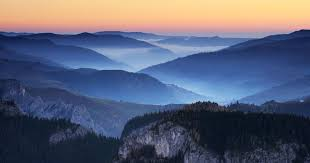
#> input picture Nature.jpg, 310 x 163 px
$ jupyter execute --allow-errors Ex7_1Solution.ipynb
#> lines starting #> are read from the running program, lines starting #| are printed output that depends on the picture
# Hands-On Exercise 7.1:
# Cluster Analysis on Structured Data With Python
***

## Objectives

#### In this exercise, you will perform cluster analysis on structured data using Python. This exercise allows you to find natural grouping within the data set using a number of attributes and distance measures. The goal is to show you how clustering can be used to divide a data set into previously unknown groupings.

### Overview

You will work on a data set called Iris that is included with the datasets package. You will:<br>
● Assess what might be an appropraite number of clusters<br>
● Cluster the data using a distance measure<br>
● Evaluate the resulting clusters<br><br>

**Major Step: Data loading and text preprocessing**

1. ❏ Import the **pandas** and **numpy** libraries<br><br>
*Hint: Use pd and np as aliases*

[cell 1]
import pandas as pd
import numpy as np

2. ❏ Import **cluster** from **sklearn**

[cell 2]
from sklearn import cluster

3. ❏ Import the **iris** data set from the **iris.csv** file and preview the first few rows using the **.head()** method

#> (a cell that did not finish here is left out)

4. ❏ Remove the species attribute and convert it to a numpy array <br>

#> (a cell that did not finish here is left out)

5. ❏ Apply clustering to the data using K-Means with a clustering value of 3.

[cell 5]
k_means = cluster.KMeans(n_clusters=3)
#> (the rest of this cell did not finish here and is left out)

6. ❏ View the assigned labels using the **.labels_** attribute

#> (a cell that did not finish here is left out)

7. ❏ View the cluster centers using the **.cluster_centers_** attribute

#> (a cell that did not finish here is left out)

8. ❏ Import **pyplot** from **matplotlib**

[cell 8]
from matplotlib import pyplot

9. ❏ Plot the three clusters, using two attributes at a time (eg. 0 and 1) and plot the centroids of the three clusters

#> (a cell that did not finish here is left out)

10. ❏ Import the **dendrogram** and **linkage** functions from **scipy.cluster.hierarchy**

[cell 10]
from scipy.cluster.hierarchy import dendrogram, linkage

11. ❏ Using a **ward** agglomeration technique, build a dendrogram to visualize the clusters hierarchically

#> (a cell that did not finish here is left out)

12. ❏ How many natural clusters do you think there are?

<br><br>

**If you have time, you may like to examine and run the demo code below which uses the KMeans Clustering Algorithm to segment an image. Image Segmentation is the process of assigning a label to every pixel in an image. Segmentation is used in object detection, medical imaging, facial recognition and many other applications.**<br><br>

13. ❏ Import packages and image

[cell 12]
import numpy as np
import cv2
import matplotlib.pyplot as plt
original_image = cv2.imread("Nature.jpg")
#> original_image is the input picture: shape (163, 310, 3); mean B, G, R 119.3, 97.2, 91.3
original_image.shape
#> Out = (163, 310, 3)

14. ❏ Pre-process the image

[cell 13]
img=cv2.cvtColor(original_image,cv2.COLOR_BGR2RGB) # convert image to RGB color for matplotlib
vectorized = img.reshape((-1,3))  # vectorize the image
vectorized = np.float32(vectorized)          # and convert to float32 (required for kmeans)

15. ❏ Cluster the colors using OpenCV's **kmeans** algorithm<br>
Documentation: https://docs.opencv.org/2.4/modules/core/doc/clustering.html

[cell 14]
criteria = (cv2.TERM_CRITERIA_EPS + cv2.TERM_CRITERIA_MAX_ITER, 10, 1.0)
K = 4          # No. of clusters to find
attempts=10    # No. of times to iterate through the algorithm
ret,label,center=cv2.kmeans(vectorized,K,None,criteria,attempts,cv2.KMEANS_PP_CENTERS)
#> ret = 46235513.7; center = [[241.4, 192, 148], [58.87, 81.43, 130.3], [25.41, 35.65, 57.39], [117.4, 145.4, 191]]

16. ❏ Regenerate the clustered image

[cell 15]
center = np.uint8(center)   # Convert back into uint8
#> center = [[241, 191, 148], [58, 81, 130], [25, 35, 57], [117, 145, 190]]
res = center[label.flatten()]   # Access the labels to regenerate the clustered image
seg_image = res.reshape((img.shape))   # Clustered image
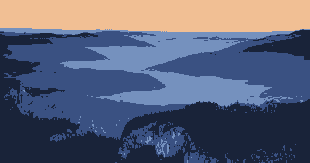
#> seg_image: shape (163, 310, 3); mean R, G, B 90.7, 96.6, 118.9

17. ❏ Display the original image and the segmented image

[cell 16]
plt.figure(figsize=(12,12))
plt.subplot(1,2,1),plt.imshow(img)
plt.title('Original Image')
plt.subplot(1,2,2),plt.imshow(seg_image)
plt.title('Segmented image when K is %x' % K)
plt.show()
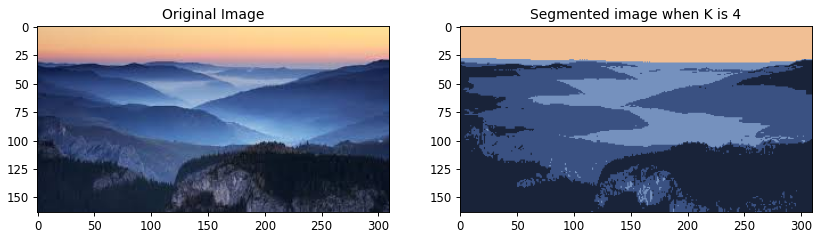
#> figure drawn by matplotlib, 2 panels
